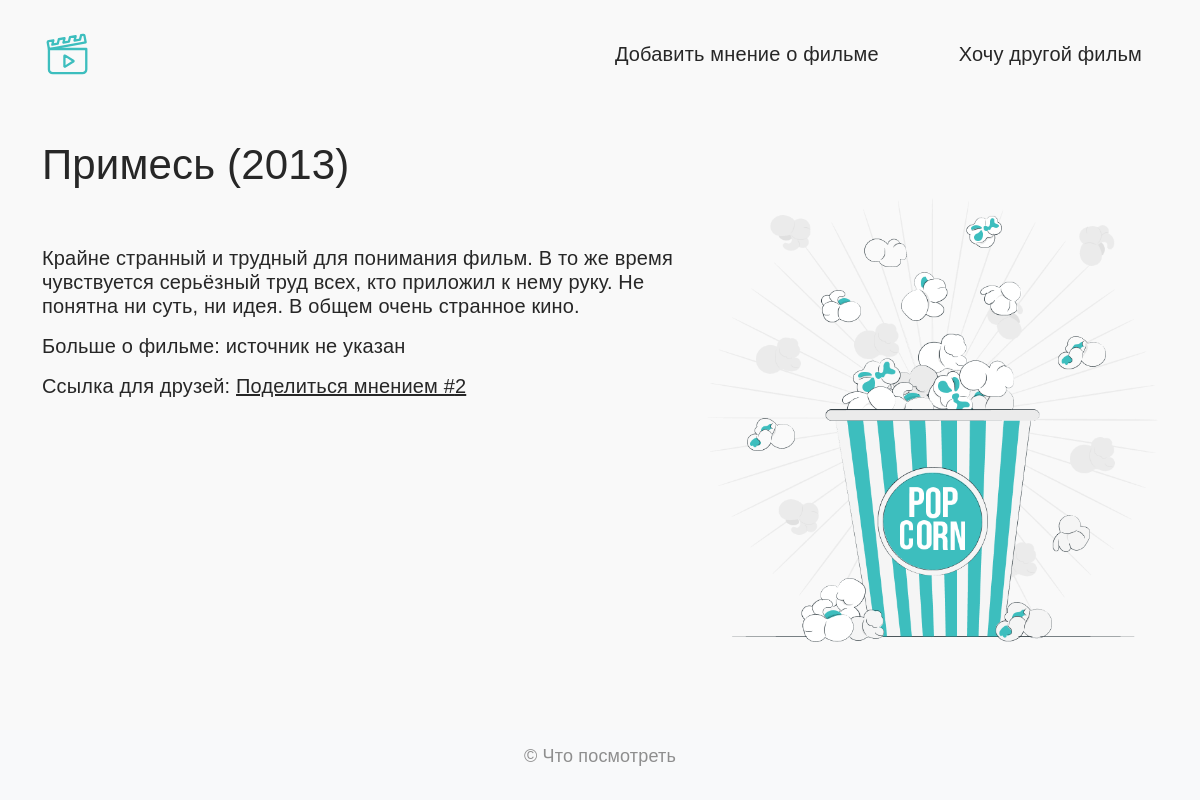
/opinion/2, run on the app's committed database.
### opinions_app/models.py (models this page shows, shortened)
class Opinion(db.Model):
    id = db.Column(db.Integer, primary_key=True)
    title = db.Column(db.String(128), nullable=False)
    text = db.Column(db.Text, unique=True, nullable=False)
    source = db.Column(db.String(256))
    timestamp = db.Column(db.DateTime, index=True, default=datetime.utcnow)
    added_by = db.Column(db.String(64))

### opinions_app/views.py (the view)
@bp.route("/opinion/<int:id>")
def opinion_view(id):
    opinion = Opinion.query.get_or_404(id)
    return render_template("opinion.html", opinion=opinion)

### opinions_app/templates/opinion.html (shortened to what this page needs)
{% extends "base.html" %}
{% block content %}
<main>
  <section class="container my-5">
    <div class="row">
      {% if opinion %}
        <h1>{{ opinion.title }}</h1>
        <div class="col-12 col-lg-7 my-5">
          <p>{{ opinion.text }}</p>
          <p>
            Больше о фильме:
            {% if opinion.source %}
              <a href="{{ opinion.source }}">{{ opinion.source }}</a>
            {% else %}
              источник не указан
            {% endif %}
          </p>
          <p>
            Ссылка для друзей:
            <a href="{{ url_for('views.opinion_view', id=opinion.id, _external=True) }}">
              Поделиться мнением #{{ opinion.id }}
            </a>
          </p>
        </div>
        <div class="col-12 col-lg-5">
          <img class="img-fluid mx-auto d-block" src="{{ url_for('static', filename='img/illustration.png') }}" alt="" />
        </div>
      {% else %}
        <div class="col-12">
          <h2>Пока нет ни одного мнения</h2>
          <p>Добавьте первое мнение на странице <a href="{{ url_for('views.add_opinion_view') }}">добавления</a>.</p>
        </div>
      {% endif %}
    </div>
  </section>
</main>
{% endblock %}

### opinions_app/static/css/style.css (style rules this page uses)
body { font-family: Montserrat, Arial, sans-serif; background-color: #F9F9F9; line-height: 1.2; letter-spacing: 0.01em; color: #272727; }
p, a { font-size: 20px; }
a.nav-link, a { color: #272727; }
h1 { font-size: 42px; }

### data on the page
Opinion: title "Примесь (2013)", text "Крайне странный и трудный для понимания фильм. В то же время чувствуется серьёзный труд всех, кто приложил к нему руку. Не понятна ни суть, ни идея. В общем очень странное кино.", id "2"
